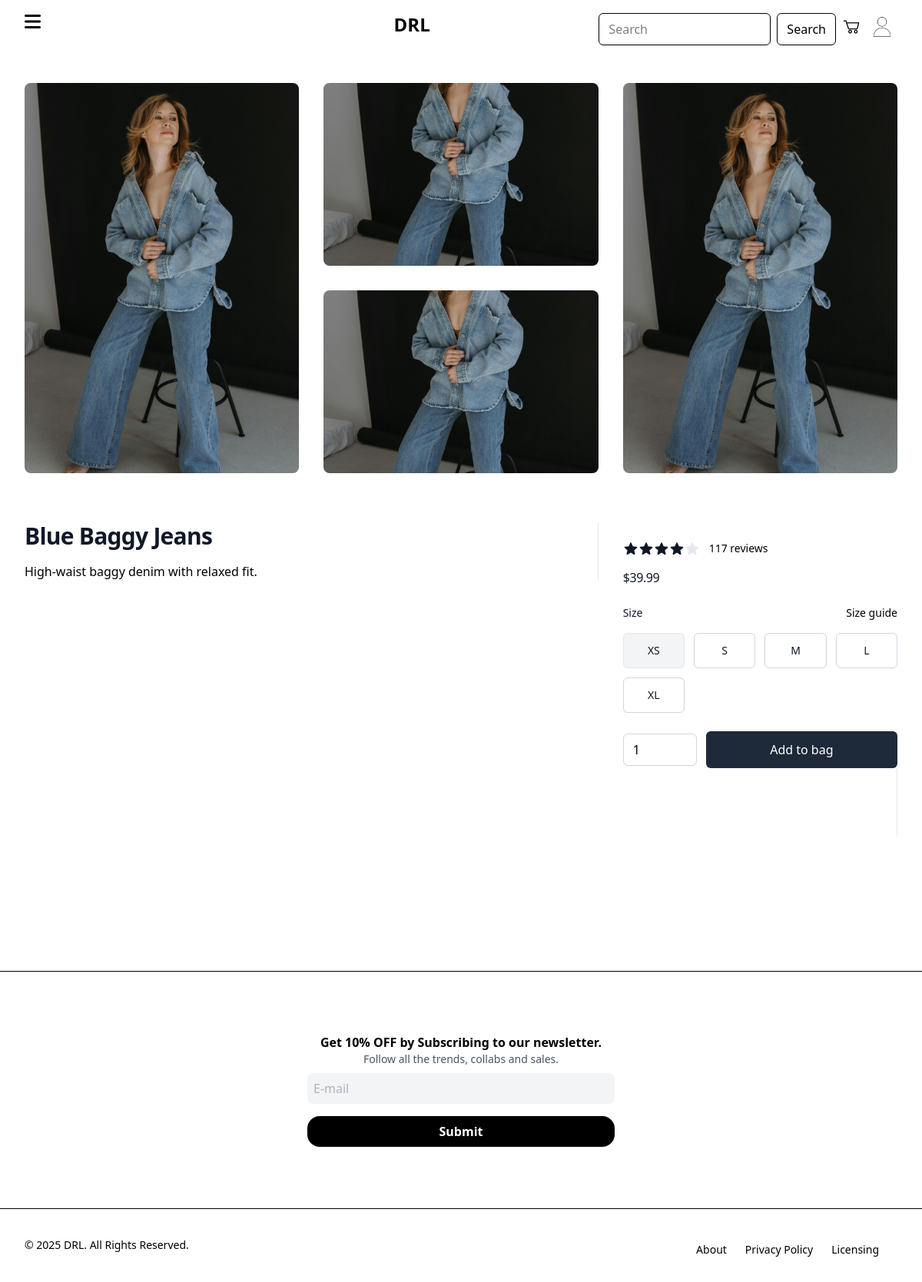
/products/1, run on the app's committed database.
### main.py (models this page shows, shortened)
class Product(db.Model):
    id: Mapped[int] = mapped_column(Integer, primary_key=True)
    name: Mapped[str] = mapped_column(String(250), unique=False, nullable=False)
    description: Mapped[str] = mapped_column(String(250), unique=False)
    category: Mapped[str] = mapped_column(String(250), nullable=False)
    gender: Mapped[str] = mapped_column(String(250), nullable=False)
    slug: Mapped[str] = mapped_column(String(250), nullable=False)
    img: Mapped[str] = mapped_column(String(500), nullable=False)
    price: Mapped[float] = mapped_column(Float, nullable=False)
    size: Mapped[str] = mapped_column(String(250), nullable=False)

### main.py (the view)
@app.route('/products/<int:product_id>', methods=["POST", "GET"])
def product_showcase(product_id):
    product = db.get_or_404(Product, product_id)
    return render_template('./product_showcase.html', product=product)

### templates/product_showcase.html (shortened to what this page needs)
{% include 'base.html' %}
{% include 'navbar.html' %}
<div class="bg-white">
  <div class="pt-6">
    <div class="mx-auto mt-6 max-w-2xl sm:px-6 lg:grid lg:max-w-7xl lg:grid-cols-3 lg:gap-8 lg:px-8">
      <img src="{{product.img}}" alt="Two each of gray, white, and black shirts laying flat." class="transition hover:opacity-50 row-span-2 aspect-3/4 size-full rounded-lg object-cover max-lg:hidden" />
      <img src="{{product.img}}" alt="Model wearing plain black basic tee." class="transition hover:opacity-50 col-start-2 aspect-3/2 size-full rounded-lg object-cover max-lg:hidden" />
      <img src="{{product.img}}" alt="Model wearing plain gray basic tee." class="transition hover:opacity-50 col-start-2 row-start-2 aspect-3/2 size-full rounded-lg object-cover max-lg:hidden" />
      <img src="{{product.img}}" alt="Model wearing plain white basic tee." class="transition hover:opacity-50 row-span-2 aspect-4/5 size-full object-cover sm:rounded-lg lg:aspect-3/4" />
    </div>
    <div class="mx-auto max-w-2xl px-4 pt-10 pb-16 sm:px-6 lg:grid lg:max-w-7xl lg:grid-cols-3 lg:grid-rows-[auto_auto_1fr] lg:gap-x-8 lg:px-8 lg:pt-16 lg:pb-24">
      <div class="lg:col-span-2 lg:border-r lg:border-gray-200 lg:pr-8">
        <h1 class="text-2xl font-bold tracking-tight text-gray-900 sm:text-3xl"> {{product.name}} </h1>
        <p class="mt-4" name="product-description"> {{product.description}} </p>
      </div>
      <div class="mt-4 lg:row-span-3 lg:mt-0">
        <div class="mt-6">
          <div class="flex items-center">
            <div class="flex items-center">
            </div>
            <a href="#" class="ml-3 text-sm font-medium text-black hover:text-gray-500 transition ">117 reviews</a>
          </div>
          <div class="mt-4 lg:row-span-3 lg:mt-0">
            <p class="text-md mt-4 tracking-tight text-gray-900">${{product.price}} </p>
        </div>
        </div>
       <form action="{{ url_for('add_to_cart', product_id=product.id) }}" method="post" class="mt-6">
  <div class="mt-6">
    <div class="flex items-center justify-between">
      <h3 class="text-sm font-medium text-gray-900">Size</h3>
      <a href="#" class="text-sm font-medium text-black hover:text-gray-500 transition">Size guide</a>
    </div>
    {% set sizes = product.size.replace(',', '/').split('/') %}
    <fieldset aria-label="Choose a size" class="mt-4">
      <div class="grid grid-cols-4 gap-3">
        {% for s in sizes if s.strip() %}
          {% set value = s.strip() %}
          <label class="group relative flex items-center justify-center rounded-md border border-gray-300 bg-white p-3
                         peer-checked:border-gray-800 peer-checked:bg-gray-800 has-checked:border-gray-200 has-checked:bg-gray-100">
            <span class="text-sm font-medium text-gray-900 uppercase group-[.peer:checked+&]:text-white">
              {{ value }}
            </span>
          </label>
        {% endfor %}
      </div>
    </fieldset>
  </div>
  <div class="mt-6 flex items-center gap-3">
    <input
      type="number"
      name="qty"
      min="1"
      value="1"
      class="w-24 rounded-md border border-gray-300 px-3 py-2"
    />
    <button
      type="submit"
      class="flex-1 cursor-pointer rounded-md bg-gray-800 px-6 py-3 text-base font-medium text-white hover:bg-gray-600 transition focus:ring-2 focus:ring-gray-500 focus:ring-offset-2"
    >
      Add to bag
    </button>
  </div>
</form>
      <div class="py-10 lg:col-span-2 lg:col-start-1 lg:border-r lg:border-gray-200 lg:pt-6 lg:pr-8 lg:pb-16">
    </div>
  </div>
</div>
{% include 'footer.html' %}

### templates/base.html (shortened to what this page needs)
<!DOCTYPE html>
<html lang="en">
<head>
    <script src="https://cdn.jsdelivr.net/npm/@tailwindcss/browser@4"></script>
</head>
<body>
</body>
</html>

### templates/navbar.html (shortened to what this page needs)
{% include 'base.html' %}
<div class="ml-8 mr-8 mt-4 flex justify-between">
    <div class="left">
        <button id="menu" onclick="toggleSide()"><i class="fa-solid fa-bars fa-xl text-black cursor-pointer hover:text-gray-600 transition"></i></button>
    </div>
    <div class="middle">
        <a href="{{url_for('index')}}"><h1 class="font-bold text-2xl ml-60 cursor-pointer hover:text-gray-600 transition">DRL</h1></a>
    </div>
    <div class="right flex justify-between">
        <form action="{{url_for('search')}}" method="get" class="flex items-center gap-2">
          <input
            type="search" name="q" placeholder="Search"
            class="rounded-md border px-3 py-2 w-56"
            value="{{ request.args.get('q', '') }}"
          />
          <button class="rounded-md border px-3 py-2 transition hover:bg-gray-800 hover:text-white cursor-pointer">Search</button>
      </form>
        <a href="{{url_for('cart')}}"> <img src="../static/assets/cart.png" class="w-10 mt-[-6px] cursor-pointer" /> </a>
        {% if current_user.is_authenticated %}
          <a href="{{url_for('user_account')}}"><img src="../static/assets/user.png" class="w-10 mt-[-6px] cursor-pointer" /></a>
        {% else %}
          <a href="{{url_for('login')}}"><img src="../static/assets/user.png" class="w-10 mt-[-6px] cursor-pointer" /></a>
        {% endif %}
    </div>
</div>

### templates/footer.html (shortened to what this page needs)
{% include 'base.html' %}
<div class="flex justify-center mt-20 mb-10">
    <div>
        <p class="text-black text-center font-bold w-100">Get 10% OFF by Subscribing to our newsletter.</p>
        <p class="text-sm text-gray-600 text-center ">
            Follow all the trends, collabs and sales.
        </p>
       <form method="post" action="{{ url_for('accept_newsletter') }}">
         <div>
            <div>
                <input type="email" name="email" class="bg-gray-100 p-2 rounded-lg pe-16 mt-2 w-100 text-gray-500" placeholder="E-mail" />
            </div>
            <div class="text-center bg-black text-white p-2 rounded-2xl font-bold mt-4 cursor-pointer transition hover:opacity-50"><button>Submit</button></div>
        </div>
       </form>
    </div>
</div>
<footer class="bg-white rounded-lg m-4 ">
    <div class="w-full mx-auto max-w-screen-xl p-4 md:flex md:items-center md:justify-between">
      <span class="text-sm text-black sm:text-center">© 2025 <a href="#" class="hover:underline">DRL</a>. All Rights Reserved.
    </span>
    <ul class="flex flex-wrap items-center mt-3 text-sm font-medium text-black">
        <li>
            <a href="#" class="hover:underline me-4 md:me-6">About</a>
        </li>
        <li>
            <a href="#" class="hover:underline me-4 md:me-6">Privacy Policy</a>
        </li>
        <li>
            <a href="#" class="hover:underline me-4 md:me-6">Licensing</a>
        </li>
    </ul>
    </div>
</footer>

### data on the page
Product: img (picture), name "Blue Baggy Jeans", description "High-waist baggy denim with relaxed fit.", price "39.99"

### other printed values
{{ value }} "XS" "S" "M" "L" "XL"
